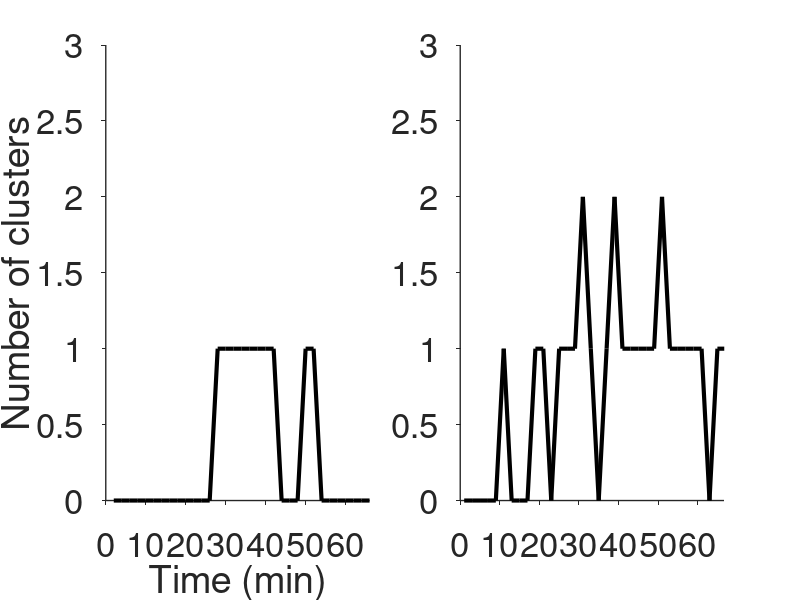

This chart was generated by the following MATLAB code:
% Detect clusters by the algorithm based on Voronoi tessellation.
% Plot the number of clusters across time (n = 10).

load('FigureData/Figure1E.mat') % Core polarity circuit
time = (0:120:4000)/60; % Convert seconds to minutes
figure('position',[300 300 1500 400]);
subplot(1,2,1); hold on;
% seeds = 10; cmap = jet(seeds);
% for i = 1:height(n_cluster_simulation)
%     p = plot(time,n_cluster_simulation(i,:),'color',cmap(i,:),'linewidth',0.5);
% end
plot(time,n_cluster_simulation(9,:),'color','k','linewidth',3)
xlabel('Time (min)'); 
ylabel('Number of clusters')
set(gca,'fontsize',25)
set(gca,'linewidth',1)
set(gca,'TickDir','out');
xlim([0,time(end)])
ylim([0,3])

time = 1:2:61*2;
subplot(1,2,2);
plot(time,n_cluster_experiment,'color','k','linewidth',3)
xlim([0,4000/60]);
set(gca,'fontsize',25)
set(gca,'linewidth',1)
set(gca,'TickDir','out'); box off;
ylim([0,3])
